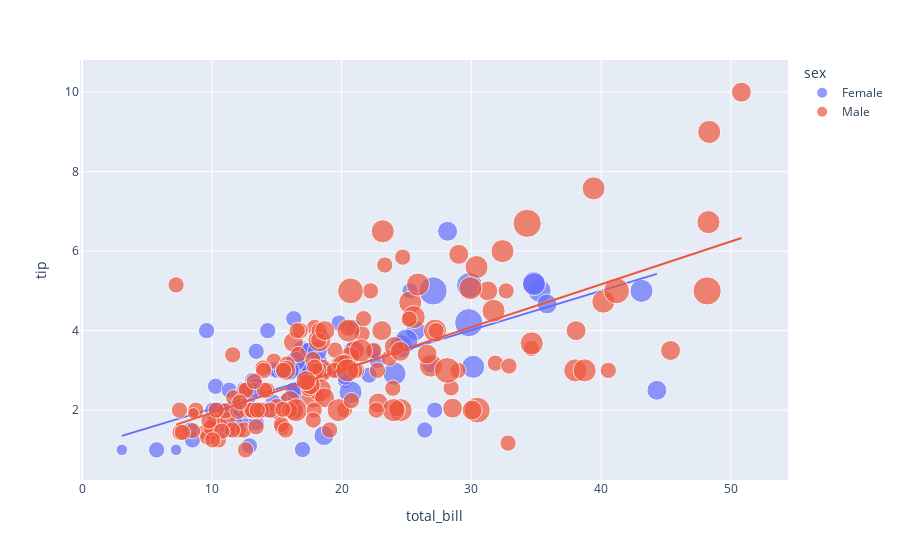

Notebook code for this chart:
### Code cell
# Consider total_bill vs tips respect to sex

figure = px.scatter(data_frame=data,color="sex",x="total_bill",y="tip",trendline="ols",size="size")
figure.show()
print(data['sex'].value_counts())

""" 
    Conclusion :
                Male are the more on giving Side
"""

### Figure 1 — Plotly figure (JSON) as saved in the notebook; plotly's stock layout.template omitted (floating-point values rounded to 4 significant figures; data arrays with more than 128 entries replaced by an {"elided": "..."} marker saying what was removed)
{"data": [{"hovertemplate": "sex=Female<br>total_bill=%{x}<br>tip=%{y}<br>size=%{marker.size}<extra></extra>", "legendgroup": "Female", "marker": {"color": "#636efa", "size": [2, 4, 4, 2, 3, 3, 2, 2, 2, 2, 4, 3, 2, 4, 2, 2, 1, 3, 2, 2, 2, 1, 4, 2, 2, 2, 2, 2, 3, 2, 2, 2, 1, 3, 2, 2, 2, 4, 2, 2, 6, 2, 2, 2, 2, 2, 2, 2, 2, 2, 2, 2, 6, 2, 2, 3, 2, 5, 4, 2, 3, 2, 2, 2, 2, 3, 3, 2, 4, 2, 2, 2, 2, 3, 2, 2, 3, 2, 4, 2, 3, 2, 2, 2, 3, 2, 2], "sizemode": "area", "sizeref": 0.015, "symbol": "circle"}, "mode": "markers", "name": "Female", "orientation": "v", "showlegend": true, "type": "scatter", "x": [16.99, 24.59, 35.26, 14.83, 10.33, 16.97, 20.29, 15.77, 19.65, 15.06, 20.69, 16.93, 10.29, 34.81, 26.41, 16.45, 3.07, 17.07, 26.86, 25.28, 14.73, 10.07, 34.83, 5.75, 16.32, 22.75, 11.35, 15.38, 44.3, 22.42, 20.92, 14.31, 7.25, 25.71, 17.31, 10.65, 12.43, 24.08, 13.42, 12.48, 29.8, 14.52, 11.38, 20.27, 11.17, 12.26, 18.26, 8.51, 10.33, 14.15, 13.16, 17.47, 27.05, 16.43, 8.35, 18.64, 11.87, 29.85, 25.0, 13.39, 16.21, 17.51, 10.59, 10.63, 9.6, 20.9, 18.15, 19.81, 43.11, 13.0, 12.74, 13.0, 16.4, 16.47, 12.76, 13.27, 28.17, 12.9, 30.14, 13.42, 15.98, 16.27, 10.09, 22.12, 35.83, 27.18, 18.78], "xaxis": "x", "y": [1.01, 3.61, 5.0, 3.02, 1.67, 3.5, 2.75, 2.23, 3.0, 3.0, 2.45, 3.07, 2.6, 5.2, 1.5, 2.47, 1.0, 3.0, 3.14, 5.0, 2.2, 1.83, 5.17, 1.0, 4.3, 3.25, 2.5, 3.0, 2.5, 3.48, 4.08, 4.0, 1.0, 4.0, 3.5, 1.5, 1.8, 2.92, 1.68, 2.52, 4.2, 2.0, 2.0, 2.83, 1.5, 2.0, 3.25, 1.25, 2.0, 2.0, 2.75, 3.5, 5.0, 2.3, 1.5, 1.36, 1.63, 5.14, 3.75, 2.61, 2.0, 3.0, 1.61, 2.0, 4.0, 3.5, 3.5, 4.19, 5.0, 2.0, 2.01, 2.0, 2.5, 3.23, 2.23, 2.5, 6.5, 1.1, 3.09, 3.48, 3.0, 2.5, 2.0, 2.88, 4.67, 2.0, 3.0], "yaxis": "y"}, {"hovertemplate": "<b>OLS trendline</b><br>tip = 0.0988779 * total_bill + 1.04802<br>R<sup>2</sup>=0.466488<br><br>sex=Female<br>total_bill=%{x}<br>tip=%{y} <b>(trend)</b><extra></extra>", "legendgroup": "Female", "marker": {"color": "#636efa", "symbol": "circle"}, "mode": "lines", "name": "Female", "showlegend": false, "type": "scatter", "x": [3.07, 5.75, 7.25, 8.35, 8.51, 9.6, 10.07, 10.09, 10.29, 10.33, 10.33, 10.59, 10.63, 10.65, 11.17, 11.35, 11.38, 11.87, 12.26, 12.43, 12.48, 12.74, 12.76, 12.9, 13.0, 13.0, 13.16, 13.27, 13.39, 13.42, 13.42, 14.15, 14.31, 14.52, 14.73, 14.83, 15.06, 15.38, 15.77, 15.98, 16.21, 16.27, 16.32, 16.4, 16.43, 16.45, 16.47, 16.93, 16.97, 16.99, 17.07, 17.31, 17.47, 17.51, 18.15, 18.26, 18.64, 18.78, 19.65, 19.81, 20.27, 20.29, 20.69, 20.9, 20.92, 22.12, 22.42, 22.75, 24.08, 24.59, 25.0, 25.28, 25.71, 26.41, 26.86, 27.05, 27.18, 28.17, 29.8, 29.85, 30.14, 34.81, 34.83, 35.26, 35.83, 43.11, 44.3], "xaxis": "x", "y": [1.352, 1.617, 1.765, 1.874, 1.889, 1.997, 2.044, 2.046, 2.065, 2.069, 2.069, 2.095, 2.099, 2.101, 2.152, 2.17, 2.173, 2.222, 2.26, 2.277, 2.282, 2.308, 2.31, 2.324, 2.333, 2.333, 2.349, 2.36, 2.372, 2.375, 2.375, 2.447, 2.463, 2.484, 2.504, 2.514, 2.537, 2.569, 2.607, 2.628, 2.651, 2.657, 2.662, 2.67, 2.673, 2.675, 2.677, 2.722, 2.726, 2.728, 2.736, 2.76, 2.775, 2.779, 2.843, 2.854, 2.891, 2.905, 2.991, 3.007, 3.052, 3.054, 3.094, 3.115, 3.117, 3.235, 3.265, 3.297, 3.429, 3.479, 3.52, 3.548, 3.59, 3.659, 3.704, 3.723, 3.736, 3.833, 3.995, 4.0, 4.028, 4.49, 4.492, 4.534, 4.591, 5.311, 5.428], "yaxis": "y"}, {"hovertemplate": "sex=Male<br>total_bill=%{x}<br>tip=%{y}<br>size=%{marker.size}<extra></extra>", "legendgroup": "Male", "marker": {"color": "#EF553B", "size": {"elided": "157 int values"}, "sizemode": "area", "sizeref": 0.015, "symbol": "circle"}, "mode": "markers", "name": "Male", "orientation": "v", "showlegend": true, "type": "scatter", "x": {"elided": "157 float values"}, "xaxis": "x", "y": {"elided": "157 float values"}, "yaxis": "y"}, {"hovertemplate": "<b>OLS trendline</b><br>tip = 0.107861 * total_bill + 0.852148<br>R<sup>2</sup>=0.448569<br><br>sex=Male<br>total_bill=%{x}<br>tip=%{y} <b>(trend)</b><extra></extra>", "legendgroup": "Male", "marker": {"color": "#EF553B", "symbol": "circle"}, "mode": "lines", "name": "Male", "showlegend": false, "type": "scatter", "x": {"elided": "157 float values"}, "xaxis": "x", "y": {"elided": "157 float values"}, "yaxis": "y"}], "layout": {"legend": {"itemsizing": "constant", "title": {"text": "sex"}, "tracegroupgap": 0}, "margin": {"t": 60}, "xaxis": {"anchor": "y", "domain": [0, 1], "title": {"text": "total_bill"}}, "yaxis": {"anchor": "x", "domain": [0, 1], "title": {"text": "tip"}}}}
